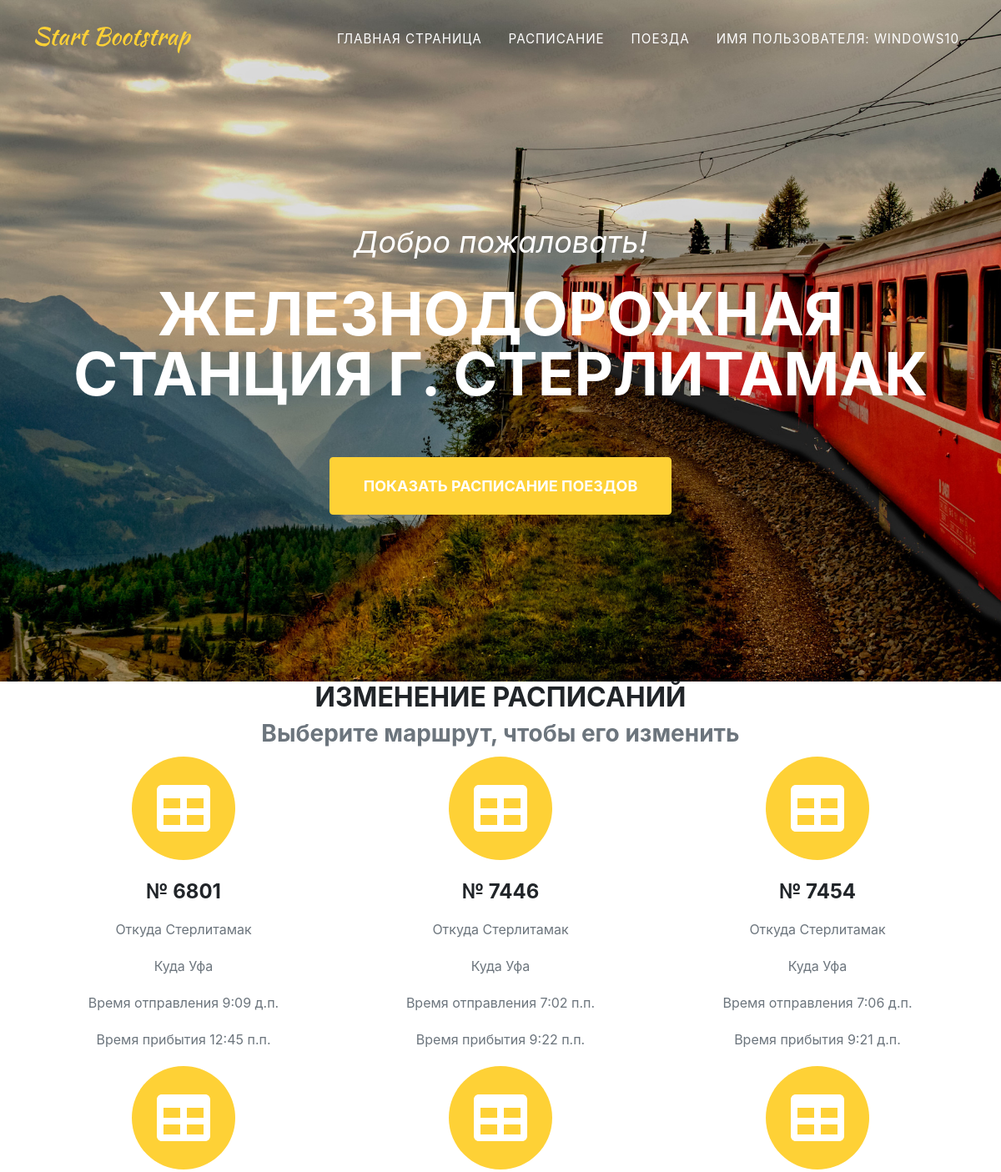
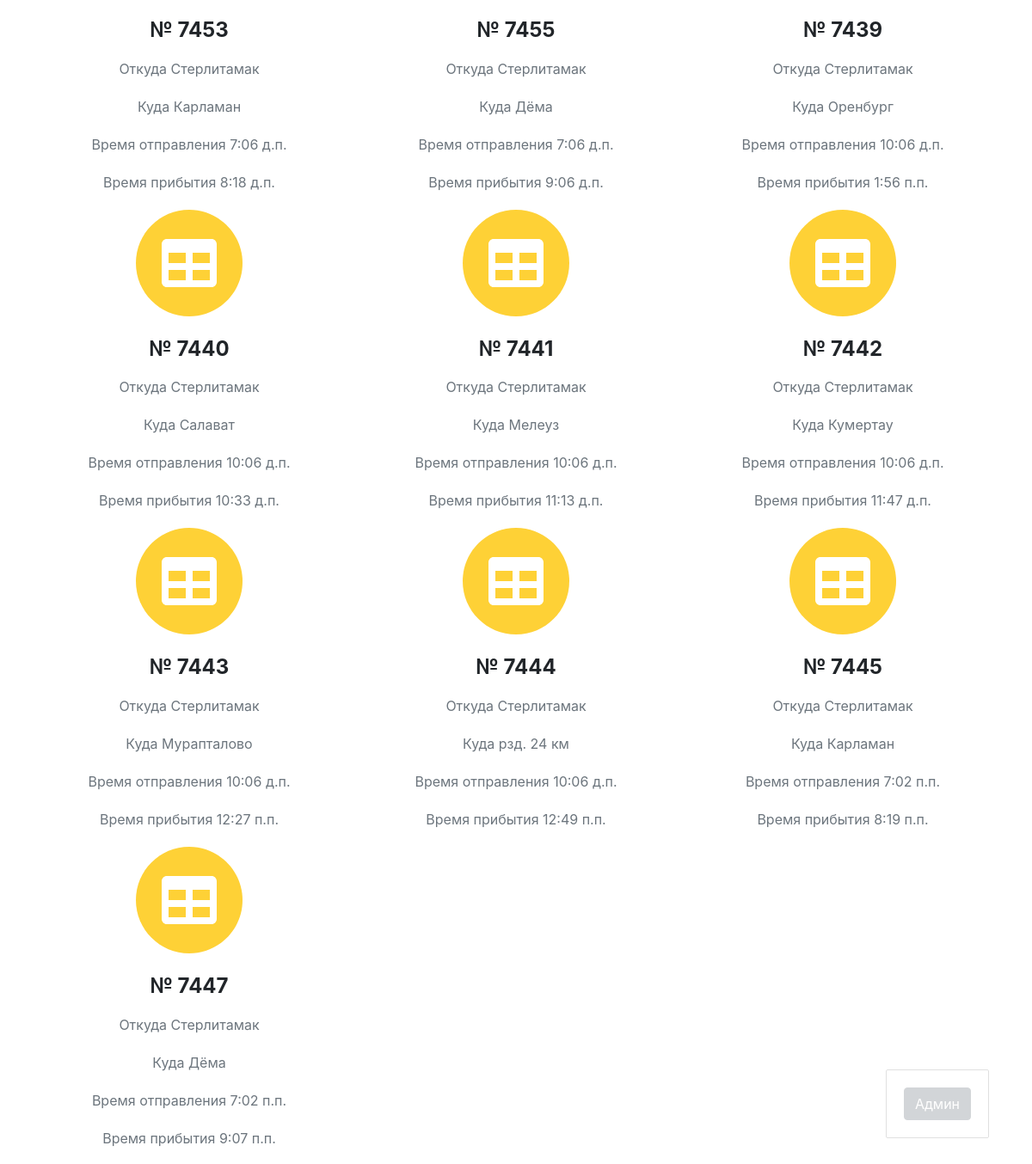
Screenshot of /schedules_list/update/ (signed in) with the database file from the repository (2 pictures, top to bottom).
### Railway/models.py (models this page shows, shortened)
class Schedule(models.Model):
    RideId = models.PositiveIntegerField(primary_key=True, unique=True)
    DepartureTime = models.TimeField(auto_now=False, auto_now_add=False, default='18:00')
    ArrivalTime = models.TimeField(auto_now=False, auto_now_add=False, default='06:00')
    StartAt = models.CharField(max_length=150, db_index=True)
    FinishAt = models.CharField(max_length=150, db_index=True)

### Railway/views.py (the view)
# urls.py: path('schedules_list/update/', schedule_update_list, name='schedules_update_list_url'),
@login_required()
def schedule_update_list(request):
    sch = Schedule.objects.all()
    return render(request, 'Railway/SchUpdate.html', context={'Schedules': sch})

### Railway/templates/Railway/SchUpdate.html (shortened to what this page needs)
{% extends 'Main.html' %}
{% block schedule %}
    <div class="container">
                <div class="text-center">
                    <h2 class="section-heading text-uppercase">Изменение расписаний</h2>
                    <h3 class="section-subheading text-muted">Выберите маршрут, чтобы его изменить</h3>
                </div>
                <div class="row text-center">
    {% for sch in Schedules %}
        <div class="col-md-4">
            <a href="{% url 'schedules_update_url' sch.pk %}">
                <span class="fa-stack fa-4x">
                    <i class="fas fa-circle fa-stack-2x text-primary"></i>
                    <i class="fas fa-table fa-stack-1x fa-inverse"></i>
                </span>
            </a>
            <h4 class="my-3">№ {{sch.RideId}}</h4>
            <p class="text-muted">Откуда  {{sch.StartAt}}</p>
            <p class="text-muted">Куда  {{sch.FinishAt}}</p>
            <p class="text-muted">Время отправления {{sch.DepartureTime}}</p>
            <p class="text-muted">Время прибытия {{ sch.ArrivalTime }}</p>
        </div>
    {% endfor %}
{%  endblock %}

### templates/Main.html (shortened to what this page needs)
{% load static %}
<!DOCTYPE html>
<html lang="en">
    <head>
        <link href="{% static 'css/styles.css' %}" rel="stylesheet" />
    </head>
    <body id="page-top">
        <nav class="navbar navbar-expand-lg navbar-dark fixed-top" id="mainNav">
            <div class="container">
                <a class="navbar-brand js-scroll-trigger" href="#page-top"><img src="assets/img/navbar-logo.svg" alt="" /></a>
                <div class="collapse navbar-collapse" id="navbarResponsive">
                    <ul class="navbar-nav text-uppercase ml-auto">
                        <li class="nav-item"><a class="nav-link js-scroll-trigger" href="{%url 'station_url'%}">Главная страница</a></li>
                        <li class="nav-item"><a class="nav-link js-scroll-trigger" href="{%url 'schedules_list_url'%}">Расписание</a></li>
                        <li class="nav-item"><a class="nav-link js-scroll-trigger" href="{%url 'train_list_url'%}">Поезда</a></li>
                        <li class="nav-item"><a class="nav-link js-scroll-trigger align-" href="#contact">Имя пользователя: {{ request.user }}</a></li>
                    </ul>
                </div>
            </div>
        </nav>
        <header class="masthead">
            <div class="container">
                <div class="masthead-subheading">Добро пожаловать!</div>
                <div class="masthead-heading text-uppercase">Железнодорожная станция г. Стерлитамак</div>
                <a class="btn btn-primary btn-xl text-uppercase js-scroll-trigger" href="{%url 'schedules_list_url'%}">Показать расписание поездов</a>
            </div>
        </header>
            {% block schedule %}
            {% endblock %}
        {% if request.user.is_authenticated and request.user.is_staff %}
            <div class ="admin-panel align-items-center">
                <a href="/admin" class = "btn btn-secondary">Админ</a>
            </div>
        {% endif %}
    </body>
</html>

### rows the page displays
Schedule: RideId "6801", StartAt "Стерлитамак", FinishAt "Уфа", DepartureTime "9:09 д.п.", ArrivalTime "12:45 п.п."
Schedule: RideId "7446", StartAt "Стерлитамак", FinishAt "Уфа", DepartureTime "7:02 п.п.", ArrivalTime "9:22 п.п."
Schedule: RideId "7454", StartAt "Стерлитамак", FinishAt "Уфа", DepartureTime "7:06 д.п.", ArrivalTime "9:21 д.п."
Schedule: RideId "7453", StartAt "Стерлитамак", FinishAt "Карламан", DepartureTime "7:06 д.п.", ArrivalTime "8:18 д.п."
Schedule: RideId "7455", StartAt "Стерлитамак", FinishAt "Дёма", DepartureTime "7:06 д.п.", ArrivalTime "9:06 д.п."
Schedule: RideId "7439", StartAt "Стерлитамак", FinishAt "Оренбург", DepartureTime "10:06 д.п.", ArrivalTime "1:56 п.п."
Schedule: RideId "7440", StartAt "Стерлитамак", FinishAt "Салават", DepartureTime "10:06 д.п.", ArrivalTime "10:33 д.п."
Schedule: RideId "7441", StartAt "Стерлитамак", FinishAt "Мелеуз", DepartureTime "10:06 д.п.", ArrivalTime "11:13 д.п."
Schedule: RideId "7442", StartAt "Стерлитамак", FinishAt "Кумертау", DepartureTime "10:06 д.п.", ArrivalTime "11:47 д.п."
Schedule: RideId "7443", StartAt "Стерлитамак", FinishAt "Мурапталово", DepartureTime "10:06 д.п.", ArrivalTime "12:27 п.п."
Schedule: RideId "7444", StartAt "Стерлитамак", FinishAt "рзд. 24 км", DepartureTime "10:06 д.п.", ArrivalTime "12:49 п.п."
Schedule: RideId "7445", StartAt "Стерлитамак", FinishAt "Карламан", DepartureTime "7:02 п.п.", ArrivalTime "8:19 п.п."
Schedule: RideId "7447", StartAt "Стерлитамак", FinishAt "Дёма", DepartureTime "7:02 п.п.", ArrivalTime "9:07 п.п."

### other values shown
{{ request.user }} "WINDOWS10"
